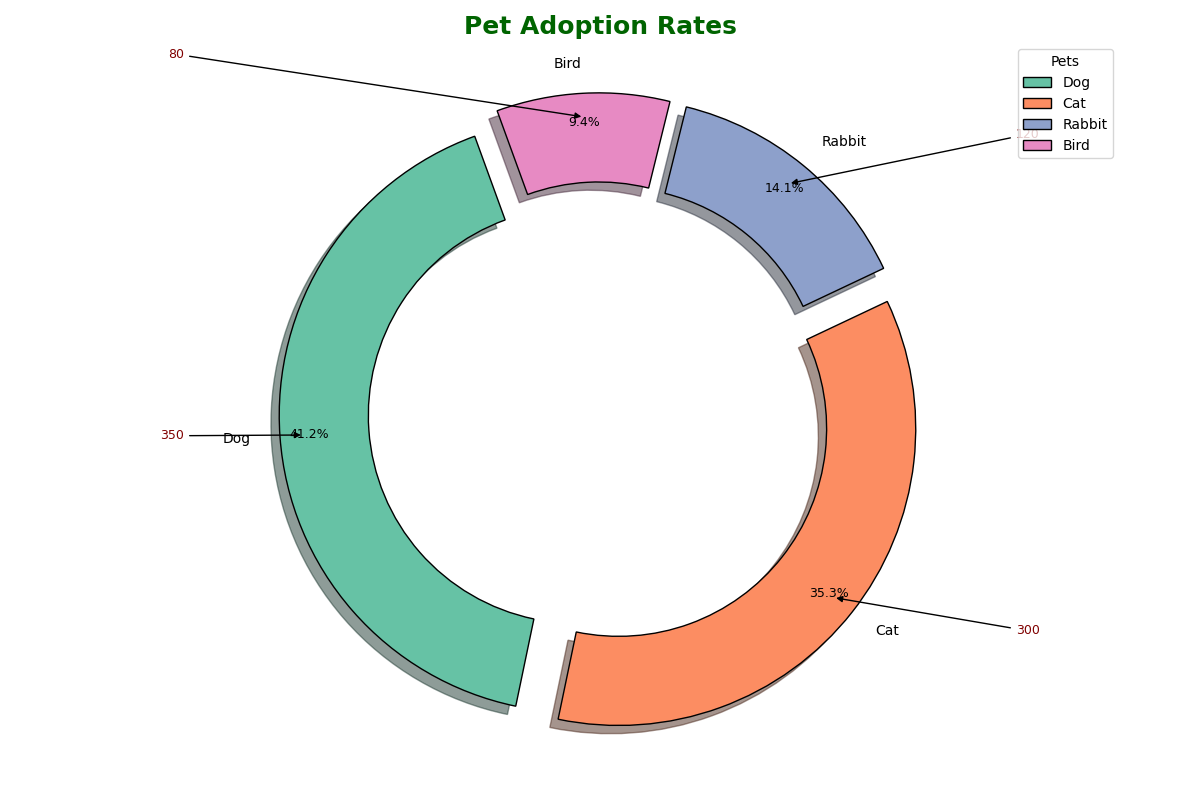

The script that drew this image:
import matplotlib.pyplot as plt
import numpy as np

# Data for chart
pets = ['Dog', 'Cat', 'Rabbit', 'Bird']
adoption_rates = [350, 300, 120, 80]
new_colors = ['#66C2A5', '#FC8D62', '#8DA0CB', '#E78AC3']  # New colors for each pet

fig, ax = plt.subplots(figsize=(12, 8), subplot_kw=dict(aspect="equal"))

wedges, texts, autotexts = ax.pie(
    adoption_rates,
    labels=pets,
    colors=new_colors,  # Applied new color set
    autopct='%1.1f%%',
    startangle=110,
    pctdistance=0.90,
    wedgeprops=dict(width=0.3, edgecolor='black'),
    explode=(0.08, 0.08, 0.08, 0.08),
    shadow=True
)

centre_circle = plt.Circle((0, 0), 0.60, fc='white')
fig.gca().add_artist(centre_circle)

plt.title('Pet Adoption Rates', fontsize=18, fontweight='heavy', color='darkgreen')

for autotext in autotexts:
    autotext.set_color('black')
    autotext.set_weight('normal')
    autotext.set_fontsize(9)

for text in texts:
    text.set_fontsize(10)

for i, wedge in enumerate(wedges):
    angle = (wedge.theta2 - wedge.theta1) / 2. + wedge.theta1
    x = np.cos(np.deg2rad(angle))
    y = np.sin(np.deg2rad(angle))
    horizontalalignment = {-1: "right", 1: "left"}[int(np.sign(x))]
    ax.annotate(f'{adoption_rates[i]}',
                xy=(x, y), xytext=(1.4*np.sign(x), 1.2*y),
                horizontalalignment=horizontalalignment, fontsize=9, color='maroon',
                arrowprops=dict(arrowstyle="-|>", color='black'))

ax.legend(wedges, pets, title="Pets", loc="upper right", bbox_to_anchor=(1.2, 1.0))

plt.tight_layout()
plt.show()
